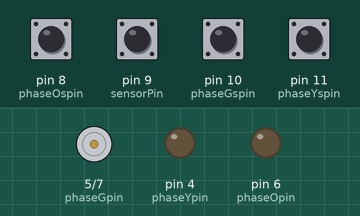
Bench run of a sketch on a simulated Arduino Uno, built with avr-gcc and run on an emulated ATmega328P. Shown: direction and speed pins drawn as motors (green arrow = direction pin HIGH = forward, orange = LOW = backward, longer = more drive), output pins drawn as LEDs (lit = HIGH). Dashed ring = blinking. The test bench sets the inputs (shaded band); at power-on: pin 8 (phaseOspin), pin 9 (sensorPin), pin 10 (phaseGspin), pin 11 (phaseYspin) HIGH.

Above: at 1.2 s.
1.3 s: pin 8 (phaseOspin) pulsed LOW 5 times (0.12 s each, 0.3 s apart)
At 1.75 s:
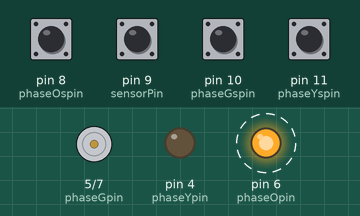
4.3 s: pin 8 (phaseOspin) pulled LOW for 0.15 s
At 4.7 s:
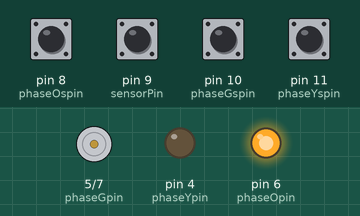
5.9 s: pin 8 (phaseOspin) pulled LOW for 1 s
At 7.1 s:
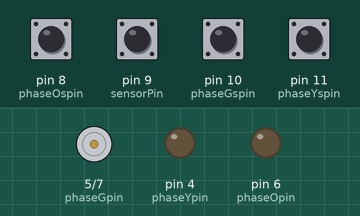
8.4 s: pin 9 (sensorPin) pulsed LOW 2 times (0.12 s each, 0.3 s apart)
At 9.2 s:
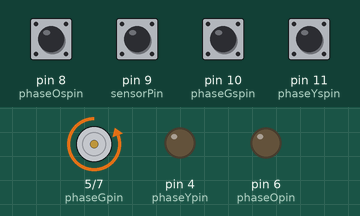
10.5 s: pin 8 (phaseOspin) pulled LOW for 0.15 s
At 11.8 s:
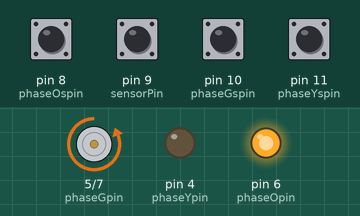
Timing chart, 0 to 13.1 s (numbered marks = the images above; inputs shaded):
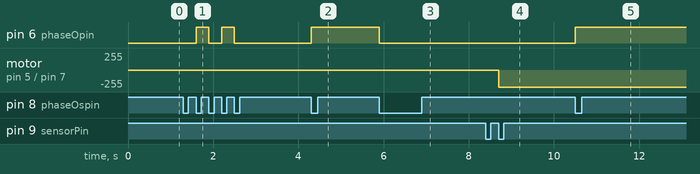

The sketch:

OCInt_Leo_Tst4_sketch_dec31d.ino
```cpp
// eBike Speed-Tuner by Rim21 using extracts from - Bike computer by Chris Purola, Annikken Andee Tut6 and RCArduino

// This sketch works for a Leo board using Pin Change Interrupts

// RCArduino MultiChannel Loop back and servo ESC control for upto 8 RC channels
//
// rcarduino.blogspot.com
//
// A simple approach for reading three RC Channels using pin change interrupts
//
// See related posts -
// http://rcarduino.blogspot.co.uk/2012/01/how-to-read-rc-receiver-with.html
// http://rcarduino.blogspot.co.uk/2012/03/need-more-interrupts-to-read-more.html
// http://rcarduino.blogspot.co.uk/2012/01/can-i-control-more-than-x-servos-with.html

// include the pinchangeint library - see the links in the related topics section above for details

#include <PinChangeInt.h>

// Sensor setup
const int debounce = 50; //equates to 250 microseconds;
const int speedPin = 7;
const int sensorPin = 9;
int pulseState = HIGH;

// PhaseO setup - corresponds to the colour of the wire - Orange
const int POdebounce = 250; //Leave this ready if a new debounce figure is required
//Note it equates to 250 microseconds;
const int phaseOpin = 6;
const int phaseOspin = 8;
int pulsePOstate = HIGH;// may not be needed

// PhaseG setup - corresponds to the colour of the wire - Green
const int PGdebounce = 250; //Leave this ready if a new debounce figure is required
//Note it equates to 250 microseconds;
const int phaseGpin = 5;
const int phaseGspin = 10;
int pulsePGstate = HIGH;// may not be needed

// PhaseY setup - corresponds to the colour of the wire - Yellow
const int PYdebounce = 250; //Leave this ready if a new debounce figure is required
//Note it equates to 250 microseconds;
const int phaseYpin = 4;
const int phaseYspin = 11;
int pulsePYstate = HIGH;// may not be needed

// set surrounding pin numbers:
const int aPin = 0;
const int bPin = 1;
const int cPin = 2;

// The below bit flags are set in uFlagsShared to indicate which
// channels have new signals

#define speedFlag 1
#define phaseOflag 2
#define phaseGflag 4
#define phaseYflag 8

// holds the update flags defined above

volatile uint8_t uFlagsShared;

// shared variables are updated by the ISR and read by loop.
// In loop we immediatley take local copies so that the ISR can keep ownership of the
// shared ones. To access these in loop
// we first turn interrupts off with noInterrupts
// we take a copy to use in loop and the turn interrupts back on
// as quickly as possible, this ensures that we are always able to receive new signals

//Calibration Speed variables
volatile unsigned long currentMicros = 0;
volatile unsigned long previousMicros= 0;
volatile unsigned long currentSpeed = 0;
volatile unsigned long previousSpeed = 0;
volatile unsigned long interval = 0;

//Calibration Phase O variables
volatile unsigned long currentPOmicros = 0;
volatile unsigned long previousPOmicros= 0;
volatile unsigned long currentPOspeed = 0;
volatile unsigned long previousPOspeed = 0;
volatile unsigned long intervalPO = 0;

//Calibration Phase G variables
volatile unsigned long currentPGmicros = 0;
volatile unsigned long previousPGmicros= 0;
volatile unsigned long currentPGspeed = 0;
volatile unsigned long previousPGspeed = 0;
volatile unsigned long intervalPG = 0;

//Calibration Phase Y variables
volatile unsigned long currentPYmicros = 0;
volatile unsigned long previousPYmicros= 0;
volatile unsigned long currentPYspeed = 0;
volatile unsigned long previousPYspeed = 0;
volatile unsigned long intervalPY = 0;

float calFactor = 1;   // decrease to slow down speedometer
                       // calFactor of 1 makes no change to speedometer


void setup()
{
  //Speed pin setup
  pinMode(speedPin, OUTPUT);
  pinMode(sensorPin, INPUT);
  digitalWrite (sensorPin, HIGH);

  //Phase O pin setup
  pinMode(phaseOpin, OUTPUT);
  pinMode(phaseOspin, INPUT);
  digitalWrite (phaseOspin, HIGH);

  //Phase G pin setup
  pinMode(phaseGpin, OUTPUT);
  pinMode(phaseGspin, INPUT);
  digitalWrite (phaseGspin, HIGH);

  //Phase Y pin setup
  pinMode(phaseYpin, OUTPUT);
  pinMode(phaseYspin, INPUT);
  digitalWrite (phaseYspin, HIGH);

  //set surrounding pins as inputs
  pinMode(aPin, INPUT);
  pinMode(bPin, INPUT);
  pinMode(cPin, INPUT);

  // turn on surround pull-up resistance to pins to avoid crosstalk
  digitalWrite(aPin, HIGH);
  digitalWrite(bPin, HIGH);
  digitalWrite(cPin, HIGH);

  //Use Pin/Port Interrupts
  PCintPort::attachInterrupt(sensorPin, speedSense,FALLING);
  PCintPort::attachInterrupt(phaseOspin, phaseOsense,FALLING);
  PCintPort::attachInterrupt(phaseGspin, phaseGsense,FALLING);
  PCintPort::attachInterrupt(phaseYspin, phaseYsense,FALLING);
}


void loop()
{
  // create local variables to hold a local copies of the channel inputs
  // these are declared static so that thier values will be retained
  // between calls to loop.

 static uint16_t modInterval;
 static uint16_t modPOinterval;
 static uint16_t modPGinterval;
 static uint16_t modPYinterval;

 uint8_t uFlags = 0;

  // check shared update flags to see if any channels have a new signal

  if(uFlagsShared)
  {
  noInterrupts();

  // take a local copy of which channels were updated in case we need to use this in the rest of loop

  uFlags = uFlagsShared;

  // in the current code, the shared values are always populated
  // so we could copy them without testing the flags
  // however in the future this could change, so lets
  // only copy when the flags tell us we can.

  if(uFlags & speedFlag)
  {
      modInterval=interval;
  }

   if(uFlags & phaseOflag)
  {
      modPOinterval=intervalPO;
  }

  if(uFlags & phaseGflag)
  {
      modPGinterval=intervalPG;
  }

  if(uFlags & phaseYflag)
  {
      modPYinterval=intervalPY;
  }

  // clear shared copy of updated flags as we have already taken the updates
  // we still have a local copy if we need to use it in uFlags

  uFlagsShared = 0;

  interrupts();
  }

  // main processing from here onwards
  // only used the local value modInterval here as the shared variable interval is owned by
  // the interrupt routines and should not be used in loop

  if(uFlags & speedFlag)
  {
  currentMicros = micros();
  if (currentMicros-previousSpeed<1000000)
  {
   if (currentMicros - previousMicros>((modInterval/2)/calFactor))
       {previousMicros = currentMicros;
        if (pulseState == LOW) pulseState = HIGH;
        else pulseState = LOW;
        digitalWrite(speedPin, pulseState);

        }
      }
   }

  if(uFlags & phaseOflag)
  {
  currentPOmicros = micros();
  if (currentPOmicros-previousPOspeed<1000000)
  {
   if (currentPOmicros - previousPOmicros>((modPOinterval/2)/calFactor))
       {previousPOmicros = currentPOmicros;
        if (pulsePOstate == LOW) pulsePOstate = HIGH;
        else pulsePOstate = LOW;
        digitalWrite(phaseOpin, pulsePOstate);

        }
      }
   }

  if(uFlags & phaseGflag)
  {
  currentPGmicros = micros();
  if (currentPGmicros-previousPGspeed<1000000)
  {
   if (currentPGmicros - previousPGmicros>((modPGinterval/2)/calFactor))
       {previousPGmicros = currentPGmicros;
        if (pulsePGstate == LOW) pulsePGstate = HIGH;
        else pulsePGstate = LOW;
        digitalWrite(phaseGpin, pulsePGstate);

        }
      }
   }

  if(uFlags & phaseYflag)
  {
  currentPYmicros = micros();
  if (currentPYmicros-previousPYspeed<1000000)
  {
   if (currentPYmicros - previousPYmicros>((modPYinterval/2)/calFactor))
       {previousPYmicros = currentPYmicros;
        if (pulsePYstate == LOW) pulsePYstate = HIGH;
        else pulsePYstate = LOW;
        digitalWrite(phaseYpin, pulsePYstate);

        }
      }
   }

}

void speedSense()
{
  currentSpeed=micros();

  if (digitalRead(sensorPin)==LOW)
     {

       if ((currentSpeed - previousSpeed) > debounce)
           {
            interval = currentSpeed - previousSpeed;
            previousSpeed = currentSpeed;
            uFlagsShared |= speedFlag;
            }
      }
}

void phaseOsense()
{
  currentPOspeed=micros();

 if (digitalRead(phaseOspin)==LOW)
     {

       if ((currentPOspeed - previousPOspeed) > POdebounce)
           {
            intervalPO = currentPOspeed - previousPOspeed;
            previousPOspeed=currentPOspeed;
            uFlagsShared |= phaseOflag;
            }
      }
}

void phaseGsense()
{
  currentPGspeed=micros();

  if (digitalRead(phaseGspin)==LOW)
     {

       if ((currentPGspeed - previousPGspeed) > PGdebounce)
           {
            intervalPG = currentPGspeed - previousPGspeed;
            previousPGspeed=currentPGspeed;
            uFlagsShared |= phaseGflag;
            }
      }
}

void phaseYsense()
{
  currentPYspeed=micros();

  if (digitalRead(phaseYspin)==LOW)
     {

       if ((currentPYspeed - previousPYspeed) > PYdebounce)
           {
            intervalPY = currentPYspeed - previousPYspeed;
            previousPYspeed=currentPYspeed;
            uFlagsShared |= phaseYflag;
            }
      }
}
```

Measured:
- after the input at 1.3 s, pin 6 (phaseOpin): alternates HIGH for 0.30 s and LOW for 0.30 s, 4 changes in all, then stays LOW, starting after 0.30 s
- after the input at 4.3 s, pin 6 (phaseOpin): LOW → HIGH at once
- after the input at 5.9 s, pin 6 (phaseOpin): HIGH → LOW at once
- after the input at 8.4 s, motor on pin 5 (phaseGpin) / pin 7 (speedPin): stopped → backward 255/255 after 0.30 s
- after the input at 10.5 s, pin 6 (phaseOpin): LOW → HIGH at once
